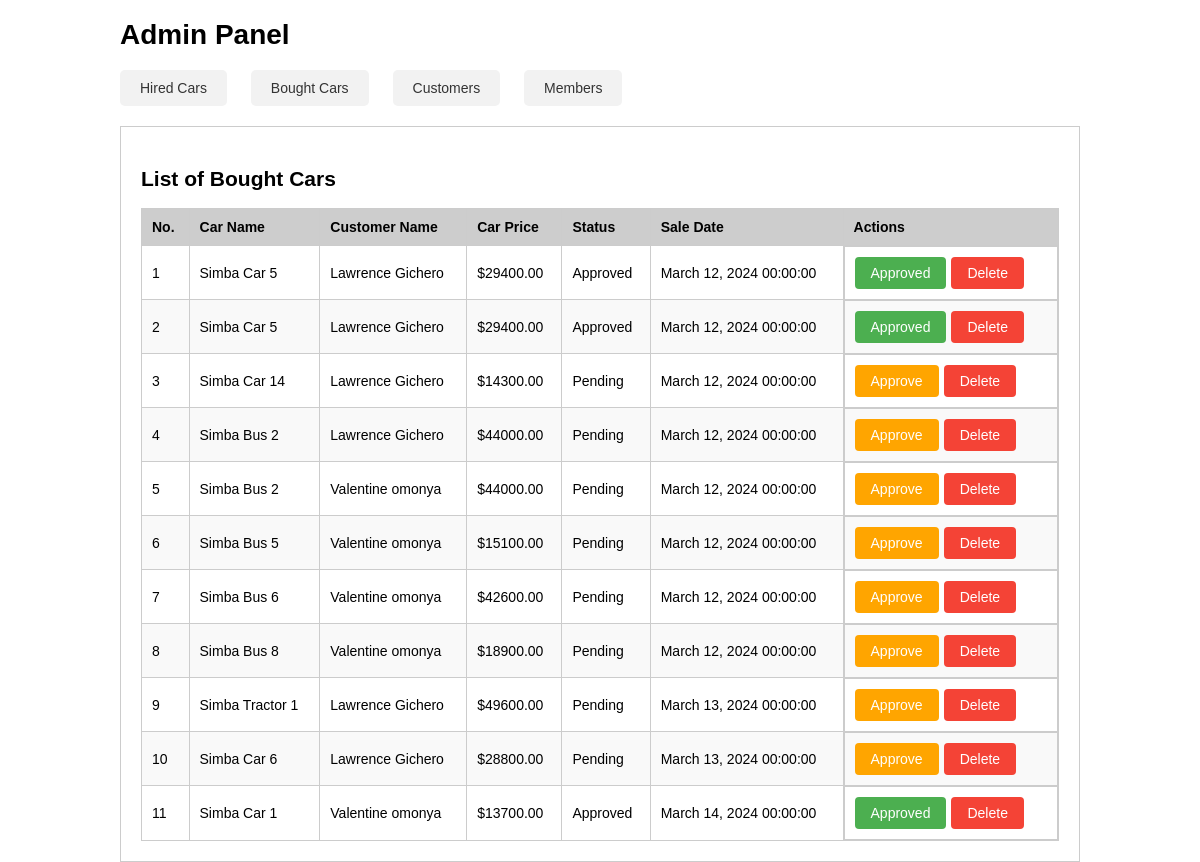
The app's page /admin/index.php?page=bought with its own data.
### tables this page shows
CREATE TABLE `carsales` (
  `SaleID` int(11) NOT NULL,
  `CarID` int(11) DEFAULT NULL,
  `CustomerID` int(11) DEFAULT NULL,
  `Status` varchar(150) NOT NULL,
  `SaleAmount` decimal(10,2) DEFAULT NULL,
  `SaleDate` date DEFAULT current_timestamp()
);

CREATE TABLE `cars` (
  `CarID` int(11) NOT NULL,
  `CategoryID` int(11) DEFAULT NULL,
  `Make` varchar(50) DEFAULT NULL,
  `Model` varchar(50) DEFAULT NULL,
  `Type` varchar(11) DEFAULT NULL,
  `Price` decimal(10,2) DEFAULT NULL,
  `Image_name` varchar(255) NOT NULL,
  `video_name` varchar(255) NOT NULL
);

CREATE TABLE `customers` (
  `CustomerID` int(11) NOT NULL,
  `Name` varchar(255) DEFAULT NULL,
  `Email` varchar(255) DEFAULT NULL,
  `Phone` varchar(20) DEFAULT NULL,
  `image` varchar(255) NOT NULL,
  `nationality` varchar(255) NOT NULL,
  `Password` varchar(255) DEFAULT NULL
);

### admin/bought.php (the view, shortened to what this page needs)
<?php
$stmt = $pdo->prepare("SELECT * FROM carsales");
$stmt->execute();
$hiredCars = $stmt->fetchAll(PDO::FETCH_ASSOC);
?>
<h2>List of Bought Cars</h2>
<table>
    <thead>
        <tr>
            <th>No.</th>
            <th>Car Name</th>
            <th>Customer Name</th>
            <th>Car Price</th>
            <th>Status</th>
            <th>Sale Date</th>
            <th>Actions</th>
        </tr>
    </thead>
    <tbody>
        <?php
        $number = 1;
        foreach ($hiredCars as $car) :
            $getCar = $pdo->prepare("SELECT * FROM cars WHERE CarID = :carID");
            $getCar->execute(['carID' => $car['CarID']]);
            $carDetails = $getCar->fetch(PDO::FETCH_ASSOC);
            $getCustomer = $pdo->prepare("SELECT * FROM customers WHERE CustomerID = :customerID");
            $getCustomer->execute(['customerID' => $car['CustomerID']]);
            $customerDetails = $getCustomer->fetch(PDO::FETCH_ASSOC);
            $dateString = $car['SaleDate'];
            $date = new DateTime($dateString);
            $formattedDate = $date->format('F j, Y H:i:s');
        ?>
            <tr>
                <td><?php echo $number++; ?></td>
                <td><?php echo $carDetails['Make']; ?></td>
                <td><?php echo $customerDetails['Name']; ?></td>
                <td>$<?php echo $carDetails['Price']; ?></td>
                <td><?php echo $car['Status']; ?></td>
                <td><?php echo $formattedDate ?></td>
                <td class="buttons">
                    <?php if ($car['Status'] == "Pending") : ?>
                        <button class="accept" onclick="approveCar(<?php echo $car['SaleID']; ?>, 'purchase')">Approve</button>
                    <?php else : ?>
                        <button class="accepted">Approved</button>
                    <?php endif; ?>
                    <form method="post" onsubmit="return confirm('Are you sure you want to delete this member?')">
                        <button type="submit" name="del_purchase" class="reject">Delete</button>
                    </form>
                </td>
            </tr>
        <?php endforeach; ?>
    </tbody>
</table>

### admin/css/styles.css (style rules this page uses)
body, table { margin: 0; padding: 0; }
body { font-family: Arial, sans-serif; font-size: 14px; }
.buttons { display: flex; }
table { width: 100%; border-collapse: collapse; }
table, th, td { border: 1px solid #ccc; padding: 10px; }
th { background-color: #f2f2f2; }
th { background-color: #cdcdcd; padding: 10px; text-align: left; }
tr:nth-child(even) { background-color: #f9f9f9; }
td { padding: 10px; }
h2 { margin-top: 20px; }
td:last-child { text-align: center; }
.accept { background-color: #FFA500; }
.accepted { background-color: #4CAF50; }
.reject { background-color: #f44336; }
.accepted, .reject, .accept { border: none; color: white; padding: 8px 16px; text-align: center; text-decoration: none; display: inline-block; font-size: 14px; cursor: pointer; border-radius: 4px; margin-right: 5px; }

### records on screen
carsales: CarID.Make "Simba Car 5", CustomerID.Name "Lawrence Gichero", CarID.Price "29400.00", Status "Approved", SaleDate "March 12, 2024 00:00:00"
carsales: CarID.Make "Simba Car 5", CustomerID.Name "Lawrence Gichero", CarID.Price "29400.00", Status "Approved", SaleDate "March 12, 2024 00:00:00"
carsales: CarID.Make "Simba Car 14", CustomerID.Name "Lawrence Gichero", CarID.Price "14300.00", Status "Pending", SaleDate "March 12, 2024 00:00:00"
carsales: CarID.Make "Simba Bus 2", CustomerID.Name "Lawrence Gichero", CarID.Price "44000.00", Status "Pending", SaleDate "March 12, 2024 00:00:00"
carsales: CarID.Make "Simba Bus 2", CustomerID.Name "Valentine omonya", CarID.Price "44000.00", Status "Pending", SaleDate "March 12, 2024 00:00:00"
carsales: CarID.Make "Simba Bus 5", CustomerID.Name "Valentine omonya", CarID.Price "15100.00", Status "Pending", SaleDate "March 12, 2024 00:00:00"
carsales: CarID.Make "Simba Bus 6", CustomerID.Name "Valentine omonya", CarID.Price "42600.00", Status "Pending", SaleDate "March 12, 2024 00:00:00"
carsales: CarID.Make "Simba Bus 8", CustomerID.Name "Valentine omonya", CarID.Price "18900.00", Status "Pending", SaleDate "March 12, 2024 00:00:00"
carsales: CarID.Make "Simba Tractor 1", CustomerID.Name "Lawrence Gichero", CarID.Price "49600.00", Status "Pending", SaleDate "March 13, 2024 00:00:00"
carsales: CarID.Make "Simba Car 6", CustomerID.Name "Lawrence Gichero", CarID.Price "28800.00", Status "Pending", SaleDate "March 13, 2024 00:00:00"
carsales: CarID.Make "Simba Car 1", CustomerID.Name "Valentine omonya", CarID.Price "13700.00", Status "Approved", SaleDate "March 14, 2024 00:00:00"
